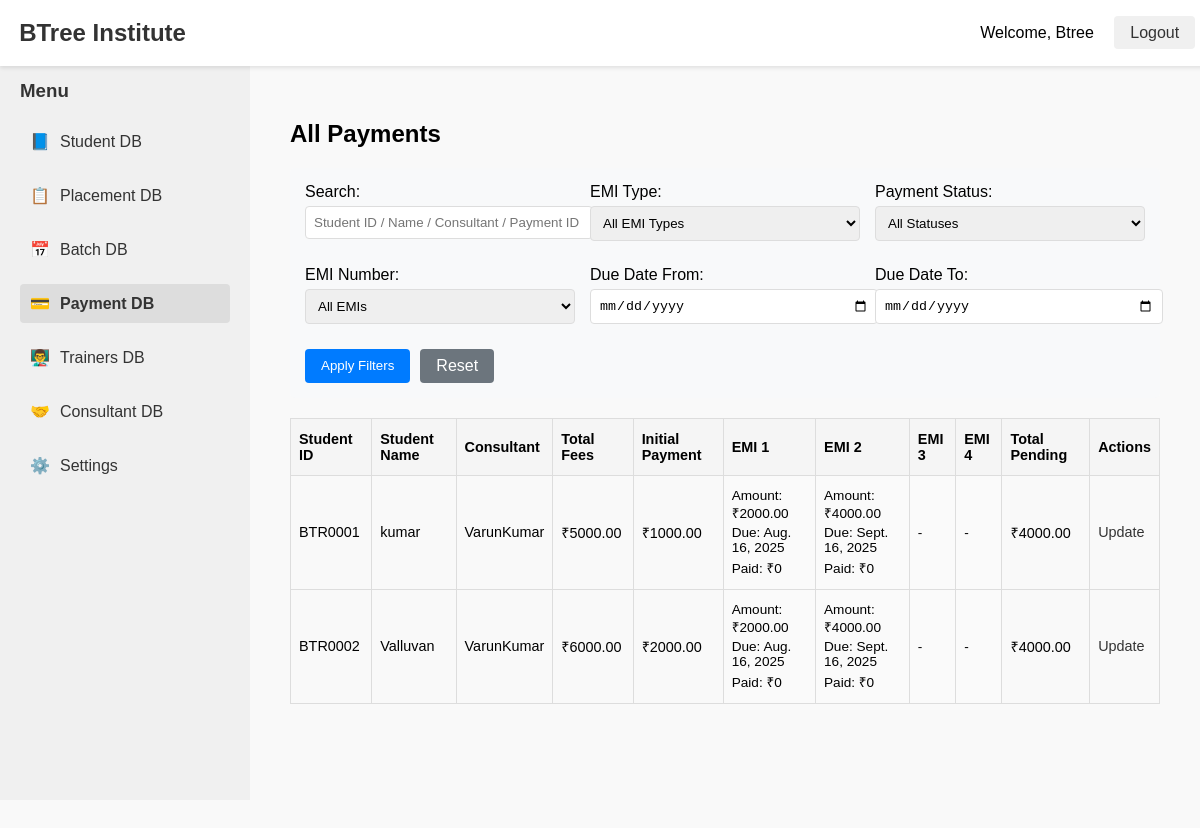
The app's page /payments/ (signed in), older data.
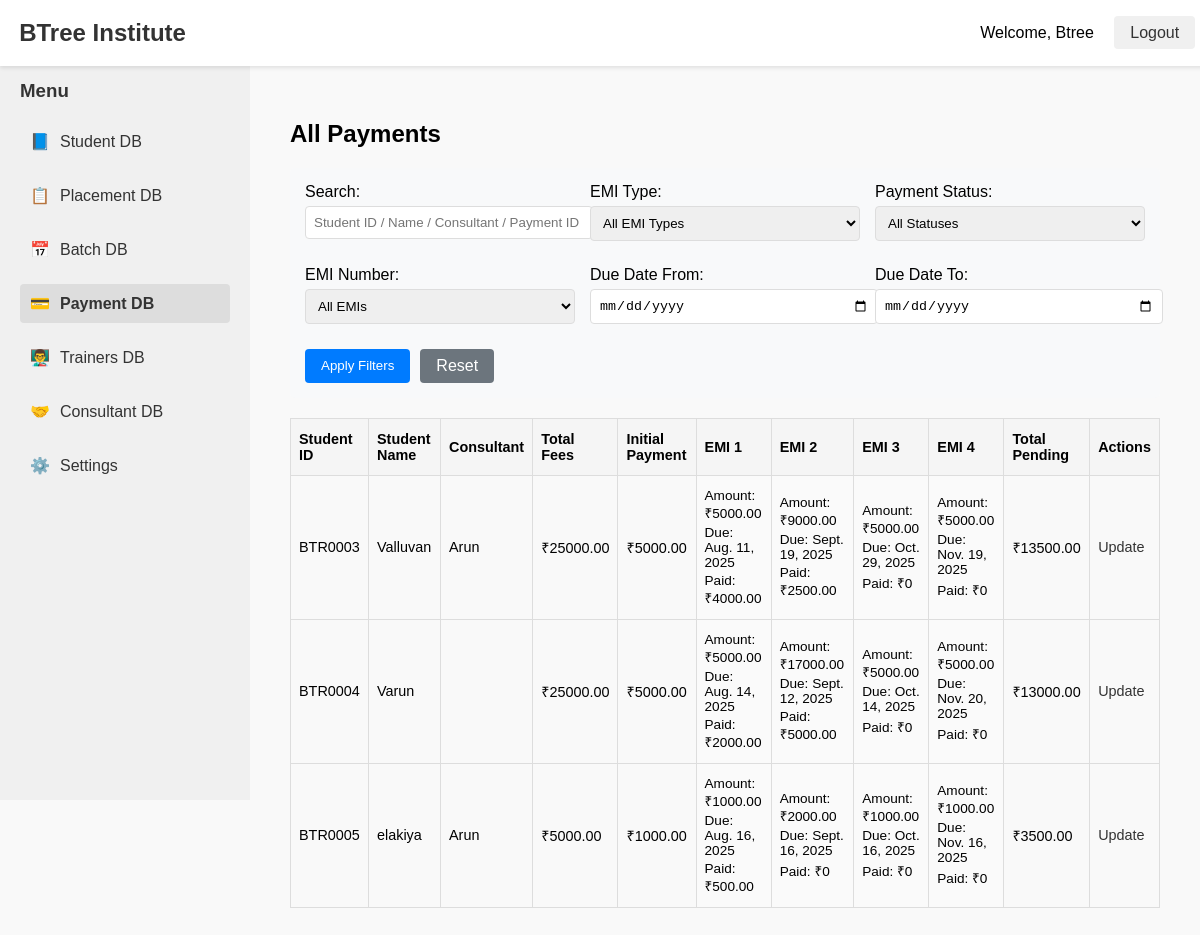
The same page, newer data.
### paymentdb/models.py (models this page shows, shortened)
class Payment(models.Model):
    EMI_CHOICES = [
        ('NONE', 'None'),
        ('2', '2 EMI'),
        ('3', '3 EMI'),
        ('4', '4 EMI'),
    ]
    payment_id = models.CharField(max_length=10, unique=True, editable=False, null=True, blank=True)
    student = models.OneToOneField('studentsdb.Student', on_delete=models.CASCADE)
    payment_account = models.ForeignKey('settingsdb.PaymentAccount', on_delete=models.SET_NULL, null=True, blank=True)
    total_fees = models.DecimalField(max_digits=10, decimal_places=2)
    gst_bill = models.BooleanField(default=False)
    amount_paid = models.DecimalField(max_digits=10, decimal_places=2)
    emi_type = models.CharField(max_length=4, choices=EMI_CHOICES, default='NONE')
    initial_payment_proof = models.ImageField(upload_to='payment_proofs/', null=True)
    emi_1_amount = models.DecimalField(max_digits=10, decimal_places=2, blank=True, null=True)
    emi_1_date = models.DateField(blank=True, null=True)
    emi_1_paid_amount = models.DecimalField(max_digits=10, decimal_places=2, blank=True, null=True)
    emi_1_paid_date = models.DateField(blank=True, null=True)
    emi_1_proof = models.ImageField(upload_to='payment_proofs/', blank=True, null=True)
    emi_2_amount = models.DecimalField(max_digits=10, decimal_places=2, blank=True, null=True)
    emi_2_date = models.DateField(blank=True, null=True)
    emi_2_paid_amount = models.DecimalField(max_digits=10, decimal_places=2, blank=True, null=True)
    emi_2_paid_date = models.DateField(blank=True, null=True)
    emi_2_proof = models.ImageField(upload_to='payment_proofs/', blank=True, null=True)
    emi_3_amount = models.DecimalField(max_digits=10, decimal_places=2, blank=True, null=True)
    emi_3_date = models.DateField(blank=True, null=True)
    emi_3_paid_amount = models.DecimalField(max_digits=10, decimal_places=2, blank=True, null=True)
    emi_3_paid_date = models.DateField(blank=True, null=True)
    emi_3_proof = models.ImageField(upload_to='payment_proofs/', blank=True, null=True)
    emi_4_amount = models.DecimalField(max_digits=10, decimal_places=2, blank=True, null=True)
    emi_4_date = models.DateField(blank=True, null=True)
    emi_4_paid_amount = models.DecimalField(max_digits=10, decimal_places=2, blank=True, null=True)
    emi_4_paid_date = models.DateField(blank=True, null=True)
    emi_4_proof = models.ImageField(upload_to='payment_proofs/', blank=True, null=True)
    total_pending_amount = models.DecimalField(max_digits=10, decimal_places=2, default=0)
    def calculate_total_pending(self):
        total_emi_amount = 0
        total_paid_amount = self.amount_paid or 0
        for i in range(1, 5):
            total_emi_amount += getattr(self, f'emi_{i}_amount') or 0
            total_paid_amount += getattr(self, f'emi_{i}_paid_amount') or 0
        pending = self.total_fees - total_paid_amount
        return pending

### studentsdb/models.py (models this page shows, shortened)
class Student(models.Model):
    MODE_CHOICES = [
        ('ON', 'Online'),
        ('OFF', 'Offline'),
    ]
    WEEK_TYPE = [
        ('WD', 'Weekday'),
        ('WE', 'Weekend'),
    ]
    student_id = models.CharField(max_length=10, unique=True, blank=True)
    name = models.CharField(max_length=100)
    phone = models.CharField(max_length=15)
    alternative_phone = models.CharField(max_length=15, null=True, blank=True)
    email = models.EmailField()
    trainer = models.ForeignKey('trainersdb.Trainer', on_delete=models.SET_NULL, null=True, blank=True)
    join_date = models.DateField(default=timezone.now)
    start_date = models.DateField(blank=True, null=True)
    tentative_end_date = models.DateField(blank=True, null=True)
    course_percentage = models.FloatField(default=0)
    pl_required = models.BooleanField(default=False)
    source_of_joining = models.ForeignKey(SourceOfJoining, on_delete=models.SET_NULL, null=True, blank=True)
    mode_of_class = models.CharField(max_length=3, choices=MODE_CHOICES)
    week_type = models.CharField(max_length=2, choices=WEEK_TYPE)
    consultant = models.ForeignKey(Consultant, on_delete=models.SET_NULL, null=True, blank=True)

### consultantdb/models.py (models this page shows, shortened)
class Consultant(models.Model):
    consultant_id = models.CharField(max_length=10, unique=True, blank=True)
    name = models.CharField(max_length=100)
    phone_number = models.CharField(max_length=15)
    email = models.EmailField()

### paymentdb/views.py (the view, shortened to what this page needs)
# urls.py: path('', views.payment_list, name='payment_list'),
@login_required
def payment_list(request):
    payments = Payment.objects.select_related('student', 'student__consultant')
    search = request.GET.get('search', '').strip()
    emi_type = request.GET.get('emi_type', '').strip()
    payment_status = request.GET.get('payment_status', '').strip()
    emi_number = request.GET.get('emi_number', '').strip()
    date_from = request.GET.get('date_from', '').strip()
    date_to = request.GET.get('date_to', '').strip()
    if emi_type in ['NONE', '2', '3', '4']:
        payments = payments.filter(emi_type=emi_type)
    if emi_number and emi_number in ['1', '2', '3', '4']:
        date_field = f'emi_{emi_number}_date'
        if date_from:
            payments = payments.filter(**{f'{date_field}__gte': date_from})
        if date_to:
            payments = payments.filter(**{f'{date_field}__lte': date_to})
    processed_payments = []
    for payment in payments:
        payment.total_pending_amount = payment.calculate_total_pending()
        processed_payments.append(payment)
    context = {
        'payments': processed_payments,
        'emi_types': Payment.EMI_CHOICES,
        'payment_statuses': [
            ('PENDING', 'Pending'),
            ('PARTIAL', 'Partially Paid'),
            ('PAID', 'Fully Paid'),
        ],
        'emi_numbers': [
            ('1', 'EMI 1'),
            ('2', 'EMI 2'),
            ('3', 'EMI 3'),
            ('4', 'EMI 4'),
        ],
        'search': search,
        'emi_type': emi_type,
        'payment_status': payment_status,
        'emi_number': emi_number,
        'date_from': date_from,
        'date_to': date_to,
    }
    return render(request, 'paymentdb/payment_list.html', context)

### templates/paymentdb/payment_list.html (shortened to what the changed rows need)
{% extends "base.html" %}
{% block content %}
<div class="payment-list">
    <h2>All Payments</h2>
    <table>
        <thead>
            <tr>
                <th>Student ID</th>
                <th>Student Name</th>
                <th>Consultant</th>
                <th>Total Fees</th>
                <th>Initial Payment</th>
                <th>EMI 1</th>
                <th>EMI 2</th>
                <th>EMI 3</th>
                <th>EMI 4</th>
                <th>Total Pending</th>
                <th>Actions</th>
            </tr>
        </thead>
        <tbody>
        {% if payments %}
            {% for payment in payments %}
            <tr>
                <td>{{ payment.student.student_id }}</td>
                <td>{{ payment.student.name }}</td>
                <td>{{ payment.student.consultant.name }}</td>
                <td>₹{{ payment.total_fees }}</td>
                <td>₹{{ payment.amount_paid }}</td>
                <td class="emi-cell">
                    {% if payment.emi_1_amount %}
                    <div>Amount: ₹{{ payment.emi_1_amount }}</div>
                    <div>Due: {{ payment.emi_1_date|default:'-' }}</div>
                    <div>Paid: ₹{{ payment.emi_1_paid_amount|default:'0' }}</div>
                    {% else %}-{% endif %}
                </td>
                <td class="emi-cell">
                    {% if payment.emi_2_amount %}
                    <div>Amount: ₹{{ payment.emi_2_amount }}</div>
                    <div>Due: {{ payment.emi_2_date|default:'-' }}</div>
                    <div>Paid: ₹{{ payment.emi_2_paid_amount|default:'0' }}</div>
                    {% else %}-{% endif %}
                </td>
                <td class="emi-cell">
                    {% if payment.emi_3_amount %}
                    <div>Amount: ₹{{ payment.emi_3_amount }}</div>
                    <div>Due: {{ payment.emi_3_date|default:'-' }}</div>
                    <div>Paid: ₹{{ payment.emi_3_paid_amount|default:'0' }}</div>
                    {% else %}-{% endif %}
                </td>
                <td class="emi-cell">
                    {% if payment.emi_4_amount %}
                    <div>Amount: ₹{{ payment.emi_4_amount }}</div>
                    <div>Due: {{ payment.emi_4_date|default:'-' }}</div>
                    <div>Paid: ₹{{ payment.emi_4_paid_amount|default:'0' }}</div>
                    {% else %}-{% endif %}
                </td>
                <td>₹{{ payment.total_pending_amount }}</td>
                <td>
                    <a href="{% url 'payment_update' payment_id=payment.payment_id %}">Update</a>
                </td>
            </tr>
            {% endfor %}
        {% else %}
            <tr>
                <td colspan="11">No payment records found.</td>
            </tr>
        {% endif %}
        </tbody>
    </table>
</div>
{% endblock %}

Row changes from the older to the newer data that the page shows:
removed Payment: student.student_id "BTR0001", student.name "kumar", student.consultant.name "VarunKumar", total_fees "5000.00", amount_paid "1000.00", emi_1_amount "2000.00", emi_1_date "Aug. 16, 2025", emi_1_paid_amount "0", emi_2_amount "4000.00", emi_2_date "Sept. 16, 2025", emi_2_paid_amount "0", total_pending_amount "4000.00"
removed Payment: student.student_id "BTR0002", student.name "Valluvan", student.consultant.name "VarunKumar", total_fees "6000.00", amount_paid "2000.00", emi_1_amount "2000.00", emi_1_date "Aug. 16, 2025", emi_1_paid_amount "0", emi_2_amount "4000.00", emi_2_date "Sept. 16, 2025", emi_2_paid_amount "0", total_pending_amount "4000.00"
added Payment: student.student_id "BTR0003", student.name "Valluvan", student.consultant.name "Arun", total_fees "25000.00", amount_paid "5000.00", emi_1_amount "5000.00", emi_1_date "Aug. 11, 2025", emi_1_paid_amount "4000.00", emi_2_amount "9000.00", emi_2_date "Sept. 19, 2025", emi_2_paid_amount "2500.00", emi_3_amount "5000.00", emi_3_date "Oct. 29, 2025", emi_3_paid_amount "0", emi_4_amount "5000.00", emi_4_date "Nov. 19, 2025", emi_4_paid_amount "0", total_pending_amount "13500.00"
added Payment: student.student_id "BTR0004", student.name "Varun", total_fees "25000.00", amount_paid "5000.00", emi_1_amount "5000.00", emi_1_date "Aug. 14, 2025", emi_1_paid_amount "2000.00", emi_2_amount "17000.00", emi_2_date "Sept. 12, 2025", emi_2_paid_amount "5000.00", emi_3_amount "5000.00", emi_3_date "Oct. 14, 2025", emi_3_paid_amount "0", emi_4_amount "5000.00", emi_4_date "Nov. 20, 2025", emi_4_paid_amount "0", total_pending_amount "13000.00"
added Payment: student.student_id "BTR0005", student.name "elakiya", student.consultant.name "Arun", total_fees "5000.00", amount_paid "1000.00", emi_1_amount "1000.00", emi_1_date "Aug. 16, 2025", emi_1_paid_amount "500.00", emi_2_amount "2000.00", emi_2_date "Sept. 16, 2025", emi_2_paid_amount "0", emi_3_amount "1000.00", emi_3_date "Oct. 16, 2025", emi_3_paid_amount "0", emi_4_amount "1000.00", emi_4_date "Nov. 16, 2025", emi_4_paid_amount "0", total_pending_amount "3500.00"
